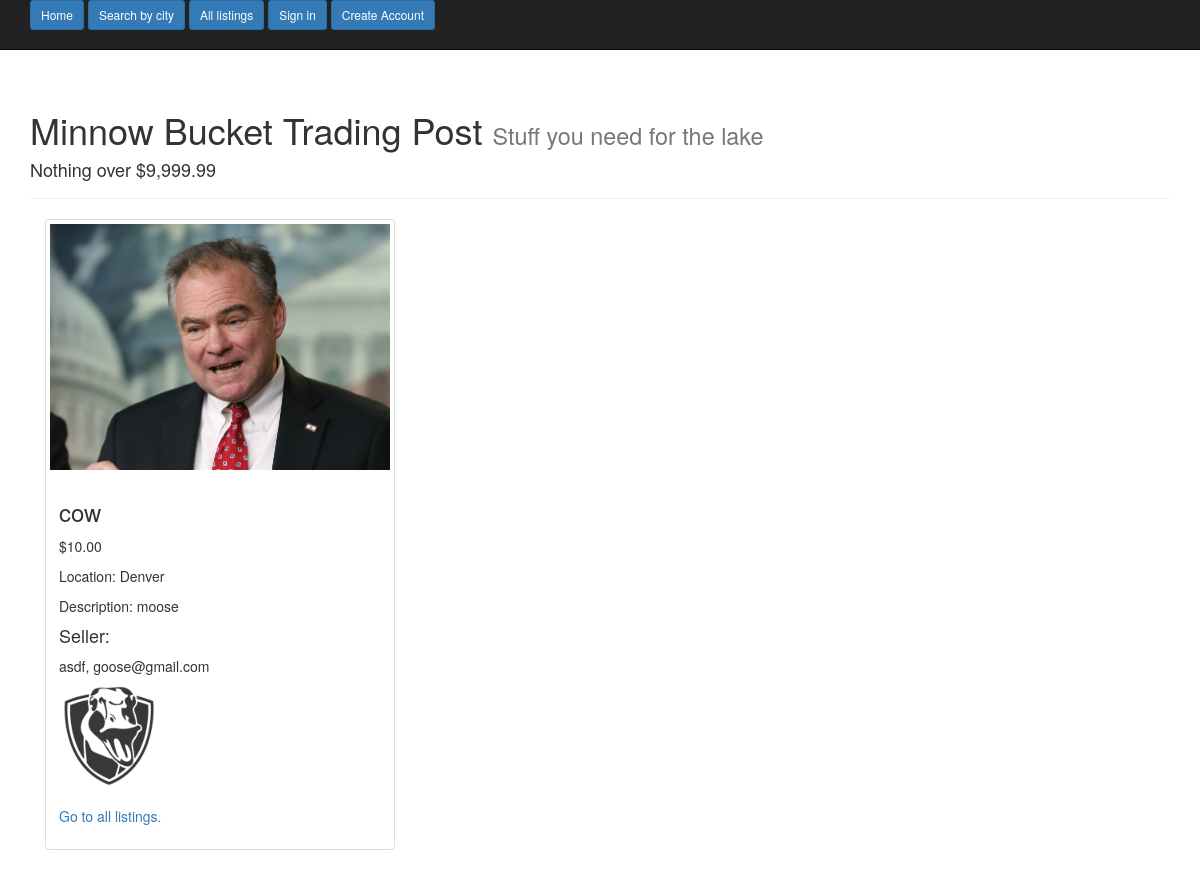
The app's page /detail/31/ with its own data.
### main_app/models.py (models this page shows, shortened)
class Listing(models.Model):
    title = models.CharField(max_length=40)
    description = models.TextField()
    price = models.DecimalField(max_digits=6, decimal_places=2)
    photo = models.ImageField(upload_to='listing_photos', null=True, blank=True, verbose_name='Upload a photo')
    city = models.ForeignKey(Location)
    seller = models.ForeignKey(User)
    created = models.DateTimeField(auto_now_add=True)
    pick_category = models.ForeignKey(Category)
    class Meta:
        ordering = ['-created']
    @property
    def photo_url(self):
        if self.photo:
            return self.photo.url
        return 'http://sport.ngmnexpo.com/cliparts/2015/02/1344144.jpg'

class Location(models.Model):
    city_choice = models.CharField(max_length=20)
    def __str__(self):
        return self.city_choice

class TraderProfile(models.Model):
    user = models.OneToOneField('auth.User')
    preferred_location = models.ForeignKey(Location, null=True, blank=True)
    primary_category = models.ForeignKey(Category, null=True, blank=True)
    email_address = models.EmailField(max_length=45, null=True, blank=True)
    logo = models.ImageField(upload_to='logo_images', null=True, blank=True, verbose_name='Upload a logo')
    @property
    def logo_url(self):
        if self.logo:
            return self.logo.url
        return 'http://static.tumblr.com/e7snt83/tU6m7t07k/pirate_patch2.jpg'

### main_app/views.py (the view)
# urls.py: url(r'^detail/(?P<pk>\d+)/$', ListDetailView.as_view(), name='list_detail_view'),
class ListDetailView(DetailView):
    model = Listing
    def get_queryset(self, **kwargs):
        listing_id = self.kwargs.get('pk', None)
        return Listing.objects.filter(pk=listing_id)

### templates/main_app/listing_detail.html
{% extends "base.html" %}
{% block content %}
<div class="col-sm-6 col-md-4">
    <div class="thumbnail">
      <img src="{{ object.photo_url }}" alt="">
      <div class="caption">
        <h3>{{ object.title }}</h3>
        <p>${{ object.price }}</p>
        <p>Location: {{ object.city }}</p>
        <p>Description: {{ object.description }}</p>
        <h4>Seller:</h4>
        <p> {{ object.seller }}, {{ object.seller.traderprofile.email_address }}</p>
        <img class='logo' src="{{ object.seller.traderprofile.logo_url }}" alt="" />
        <br>
        <br>
        <p><a href="{% url 'full_list_view' %}">Go to all listings.</a></p>
      </div>
    </div>
  </div>
{% endblock %}

### main_app/static/main_app/css/main.css (style rules this page uses)
.logo { width: 100px; height: auto }

### records on screen
Listing: photo_url (picture), title "cow", price "10.00", city "Denver", description "moose", seller "asdf", seller.traderprofile.email_address "goose@gmail.com", seller.traderprofile.logo_url (picture)
